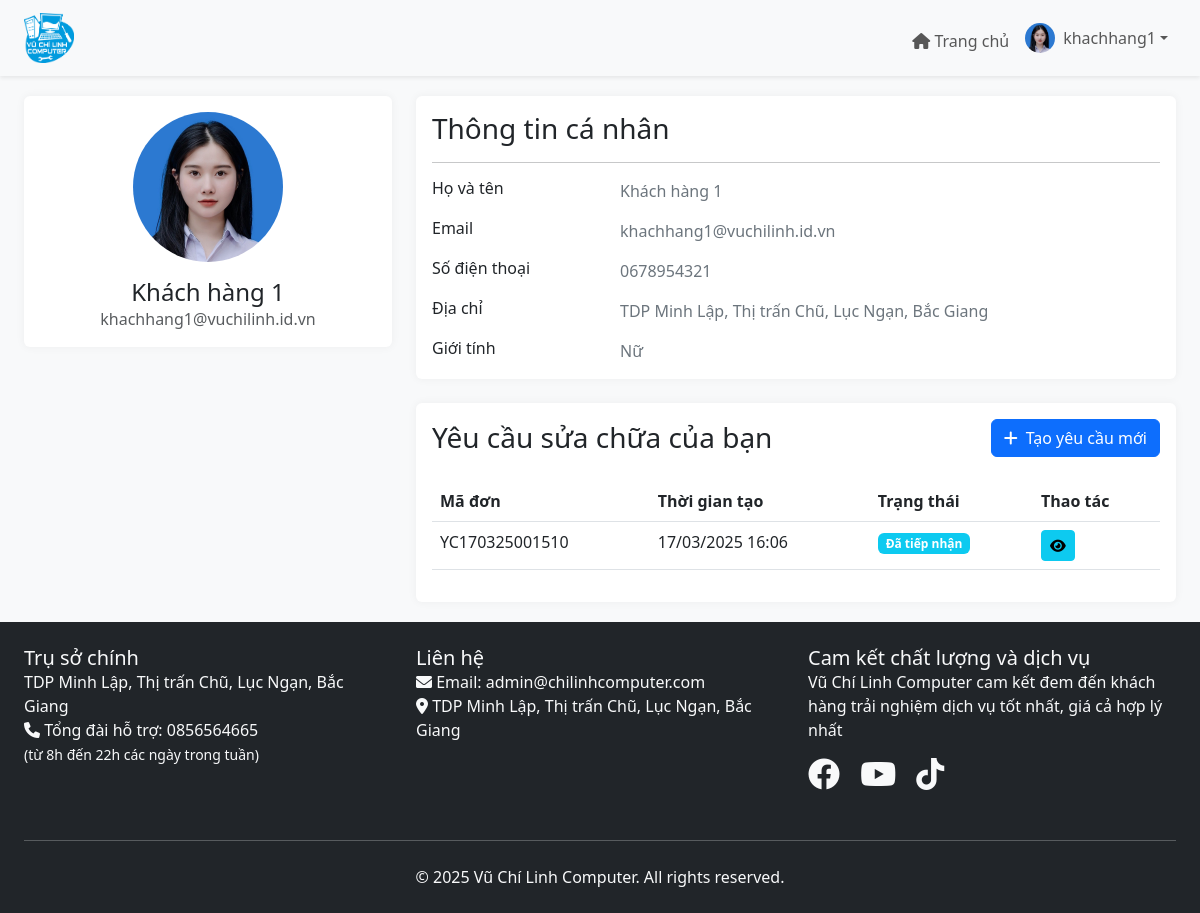
Page /profile.php (signed in) on the committed database.
### tables this page shows
CREATE TABLE `user_infos` (
  `id` int NOT NULL,
  `user_id` int NOT NULL,
  `fullname` varchar(100) DEFAULT NULL,
  `phone` varchar(20) DEFAULT NULL,
  `address` text,
  `gender` enum('nam','nu') DEFAULT NULL,
  `avatar` varchar(255) DEFAULT NULL,
  `created_at` timestamp NULL DEFAULT CURRENT_TIMESTAMP,
  `update_at` timestamp NOT NULL DEFAULT CURRENT_TIMESTAMP ON UPDATE CURRENT_TIMESTAMP
);

CREATE TABLE `users` (
  `id` int NOT NULL,
  `username` varchar(50) NOT NULL,
  `password` varchar(255) NOT NULL,
  `email` varchar(100) NOT NULL,
  `created_at` timestamp NULL DEFAULT CURRENT_TIMESTAMP,
  `update_at` timestamp NOT NULL DEFAULT CURRENT_TIMESTAMP ON UPDATE CURRENT_TIMESTAMP,
  `role` tinyint NOT NULL DEFAULT '0' COMMENT 'Chức vụ (0 khách hàng, 1 admin, 2 cskh, 3 ktv)'
);

CREATE TABLE `yeu_cau_sua_chua` (
  `id` int NOT NULL,
  `ma_don` varchar(30) DEFAULT NULL,
  `user_id` int DEFAULT NULL,
  `ho_ten` varchar(100) NOT NULL,
  `so_dien_thoai` varchar(20) NOT NULL,
  `dia_chi` text NOT NULL,
  `mo_ta` text NOT NULL,
  `media` varchar(255) DEFAULT NULL,
  `thoi_gian_hen` datetime DEFAULT NULL,
  `nguoi_xu_ly` int DEFAULT NULL,
  `trang_thai` tinyint DEFAULT '0',
  `ghi_chu` text,
  `created_at` timestamp NULL DEFAULT CURRENT_TIMESTAMP,
  `update_at` timestamp NOT NULL DEFAULT CURRENT_TIMESTAMP ON UPDATE CURRENT_TIMESTAMP,
  `chi_phi` decimal(10,0) DEFAULT NULL
);

### include/function.php (called while the page is built, shortened)
<?php
function get_status_color($status) {
    switch($status) {
        case 1: return 'info';
    }
}
function get_status_text($status) {
    switch($status) {
        case 1: return 'Đã tiếp nhận';
    }
}

### profile.php (the view, shortened to what this page needs)
<?php
require_once 'include/function.php';
$stmt = $pdo->prepare("SELECT u.*, ui.* FROM users u
                       LEFT JOIN user_infos ui ON u.id = ui.user_id
                       WHERE u.id = ?");
$stmt->execute([$_SESSION['user_id']]);
$user = $stmt->fetch();
require_once 'include/layout/header.php';
?>
<div class="row">
    <div class="col-md-4">
        <div class="card">
            <div class="card-body text-center">
                <?php if($user['avatar']): ?>
                    <img src="/assets/media/uploads/avatars/<?php echo $user['avatar']; ?>" class="rounded-circle mb-3" style="width: 150px; height: 150px; object-fit: cover;">
                <?php else: ?>
                    <img src="/assets/media/uploads/avatars/default.png" class="rounded-circle mb-3" style="width: 150px; height: 150px; object-fit: cover;">
                <?php endif; ?>
                <h4><?php echo $user['fullname']; ?></h4>
                <p class="text-muted"><?php echo $user['email']; ?></p>
            </div>
        </div>
    </div>
    <div class="col-md-8">
        <div class="card">
            <div class="card-body">
                <h3 class="card-title">Thông tin cá nhân</h3>
                <hr>
                <div class="row mb-3">
                    <div class="col-sm-3">
                        <h6 class="mb-0">Họ và tên</h6>
                    </div>
                    <div class="col-sm-9 text-secondary">
                        <?php echo $user['fullname']; ?>
                    </div>
                </div>
                <div class="row mb-3">
                    <div class="col-sm-3">
                        <h6 class="mb-0">Email</h6>
                    </div>
                    <div class="col-sm-9 text-secondary">
                        <?php echo $user['email']; ?>
                    </div>
                </div>
                <div class="row mb-3">
                    <div class="col-sm-3">
                        <h6 class="mb-0">Số điện thoại</h6>
                    </div>
                    <div class="col-sm-9 text-secondary">
                        <?php echo $user['phone']; ?>
                    </div>
                </div>
                <div class="row mb-3">
                    <div class="col-sm-3">
                        <h6 class="mb-0">Địa chỉ</h6>
                    </div>
                    <div class="col-sm-9 text-secondary">
                        <?php echo $user['address']; ?>
                    </div>
                </div>
                <div class="row">
                    <div class="col-sm-3">
                        <h6 class="mb-0">Giới tính</h6>
                    </div>
                    <div class="col-sm-9 text-secondary">
                        <?php echo $user['gender'] == 'nam' ? 'Nam' : 'Nữ'; ?>
                    </div>
                </div>
            </div>
        </div>
        <div class="card mt-4">
            <div class="card-body">
                <div class="d-flex justify-content-between align-items-center mb-4">
                    <h3 class="card-title mb-0">Yêu cầu sửa chữa của bạn</h3>
                    <a href="dat-yeu-cau.php" class="btn btn-primary">
                        <i class="fas fa-plus me-2"></i>Tạo yêu cầu mới
                    </a>
                </div>
                <?php
                $stmt = $pdo->prepare("SELECT * FROM yeu_cau_sua_chua WHERE user_id = ? ORDER BY created_at DESC LIMIT 5");
                $stmt->execute([$_SESSION['user_id']]);
                $yeu_cau_list = $stmt->fetchAll();
                ?>
                <?php if(!empty($yeu_cau_list)): ?>
                    <div class="table-responsive">
                        <table class="table table-hover">
                            <thead>
                                <tr>
                                    <th>Mã đơn</th>
                                    <th>Thời gian tạo</th>
                                    <th>Trạng thái</th>
                                    <th>Thao tác</th>
                                </tr>
                            </thead>
                            <tbody>
                                <?php foreach($yeu_cau_list as $yc): ?>
                                <tr>
                                    <td><?php echo $yc['ma_don']; ?></td>
                                    <td><?php echo date('d/m/Y H:i', strtotime($yc['created_at'])); ?></td>
                                    <td>
                                        <span class="badge bg-<?php echo get_status_color($yc['trang_thai']); ?>">
                                            <?php echo get_status_text($yc['trang_thai']); ?>
                                        </span>
                                    </td>
                                    <td>
                                        <a href="tra-cuu.php?ma_don=<?php echo $yc['ma_don']; ?>" class="btn btn-sm btn-info">
                                            <i class="fas fa-eye"></i>
                                        </a>
                                    </td>
                                </tr>
                                <?php endforeach; ?>
                            </tbody>
                        </table>
                    </div>
                <?php endif; ?>
            </div>
        </div>
    </div>
</div>
<?php require_once 'include/layout/footer.php'; ?>

### include/layout/header.php (shortened to what this page needs)
<!DOCTYPE html>
<html>
<head>
    <link href="https://cdn.jsdelivr.net/npm/bootstrap@5.3.0/dist/css/bootstrap.min.css" rel="stylesheet">
    <link href="https://cdnjs.cloudflare.com/ajax/libs/font-awesome/6.0.0/css/all.min.css" rel="stylesheet">
    <link href="/assets/css/style.css" rel="stylesheet">
</head>
<body>
    <nav class="navbar navbar-expand-lg navbar-light bg-light shadow-sm">
        <div class="container-fluid px-4">
            <a class="navbar-brand" href="/">
                <img src="/assets/media/logo.png" alt="Vũ Chí Linh Computer" width="50">
            </a>
            <div class="collapse navbar-collapse" id="navbarNav">
                <ul class="navbar-nav ms-auto" style="display: flex;align-content: space-around;justify-content: space-between;align-items: flex-end;">
                    <?php if(isset($_SESSION['user_id'])): ?>
                    <li class="nav-item">
                        <a class="nav-link" href="/index.php">
                            <i class="fas fa-home"></i> Trang chủ
                        </a>
                    </li>
                    <li class="nav-item dropdown">
                        <a class="nav-link dropdown-toggle d-flex align-items-center" href="#" id="navbarDropdown"
                            role="button" data-bs-toggle="dropdown">
                            <?php
                                $stmt = $pdo->prepare("SELECT avatar FROM user_infos WHERE user_id = ?");
                                $stmt->execute([$_SESSION['user_id']]);
                                $avatar = $stmt->fetchColumn();
                                if($avatar): ?>
                            <img src="/assets/media/uploads/avatars/<?php echo $avatar; ?>" class="rounded-circle me-2"
                                width="30" height="30" style="object-fit: cover;width: 30px;height: 30px;">
                            <?php else: ?>
                            <img src="/assets/media/uploads/avatars/default.jpg" class="rounded-circle me-2" width="30"
                                height="30" style="object-fit: cover;width: 30px;height: 30px;">
                            <?php endif; ?>
                            <?php echo $_SESSION['username']; ?>
                        </a>
                    </li>
                    <?php endif; ?>
                </ul>
            </div>
        </div>
    </nav>
    <div class="main-content">
        <div class="container-fluid px-4">

### assets/css/style.css (style rules this page uses)
* { margin: 0; padding: 0; box-sizing: border-box; }
body { background-color: #f8f9fa; min-height: 100vh; display: flex; flex-direction: column; overflow-x: hidden; }
a { text-decoration: none !important; color: inherit; }
img { max-width: 100%; height: auto; }
.navbar-brand { font-weight: bold; }
.main-content { flex: 1; padding: 20px 0; }
.table-responsive { overflow-x: auto; -webkit-overflow-scrolling: touch; }
.card { border: none; box-shadow: 0 0 10px rgba(0,0,0,.05); }
h1, h2, h3, h4, h5, h6 { margin: 0; padding: 0; }
p { margin: 0; padding: 0; line-height: 1.5; }
.container-fluid { max-width: 1200px; margin: auto; }

### rows in the picture
user_infos: avatar (picture), fullname "Khách hàng 1", user.email "khachhang1@vuchilinh.id.vn", phone "0678954321", address "TDP Minh Lập, Thị trấn Chũ, Lục Ngạn, Bắc Giang"
yeu_cau_sua_chua: ma_don "YC170325001510", created_at "17/03/2025 16:06", trang_thai "Đã tiếp nhận"

### other values in the picture
$_SESSION['username'] "khachhang1"
